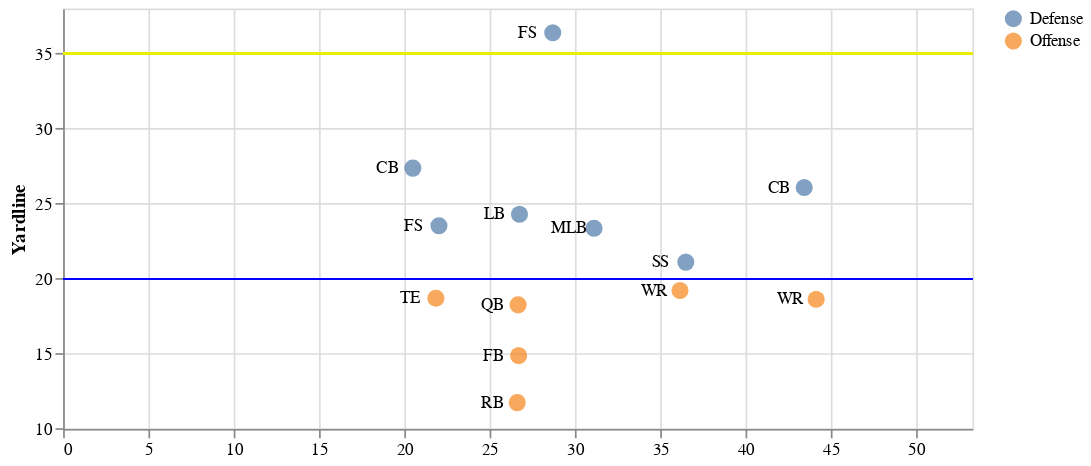

Write notebook code for a chart like this one.
### Code cell
from play_vis import create_starting_chart, create_full_chart

game_id = positions['gameId'].iloc[0]
play_id = positions['playId'].iloc[0]

# Below is an example of how to create the starting chart.
create_starting_chart(positions, game_id, play_id)

### Figure 1 — Vega-Lite specification as saved in the notebook (floating-point values rounded to 4 significant figures)
{"usermeta": {"embedOptions": {"theme": "fivethirtyeight"}}, "config": {"view": {"continuousWidth": 400, "continuousHeight": 300}}, "layer": [{"mark": {"type": "circle", "dx": 5, "dy": 5, "size": 100}, "encoding": {"color": {"field": "off", "title": null, "type": "nominal"}, "x": {"field": "y_dir", "scale": {"domain": [0, 53.3]}, "type": "quantitative"}, "y": {"field": "x_dir", "type": "quantitative"}}}, {"mark": {"type": "text", "dx": -15, "fontSize": 10}, "encoding": {"text": {"field": "position", "type": "nominal"}, "x": {"field": "y_dir", "scale": {"domain": [0, 53.3]}, "title": null, "type": "quantitative"}, "y": {"field": "x_dir", "scale": {"zero": false}, "title": "Yardline", "type": "quantitative"}}}, {"mark": {"type": "rule", "color": "blue"}, "encoding": {"y": {"field": "yardline_dir", "type": "quantitative"}}}, {"mark": {"type": "rule", "color": "#ECEC01"}, "encoding": {"y": {"field": "yardline_first_dir", "type": "quantitative"}}}], "data": {"name": "data-2063b21684a3a9b38b22adbdfe81b23a"}, "height": 246.4, "width": 533.0, "$schema": "https://vega.github.io/schema/vega-lite/v4.17.0.json", "datasets": {"data-2063b21684a3a9b38b22adbdfe81b23a": [{"nflId": 310.0, "x_100": 81.74, "y": 26.67, "position": "QB", "yardline_100": 80.0, "yardline_first": 65.0, "off": "Offense", "x_dir": 18.26, "yardline_dir": 20.0, "yardline_first_dir": 35.0, "y_dir": 26.67}, {"nflId": 79850.0, "x_100": 78.89, "y": 36.5, "position": "SS", "yardline_100": 80.0, "yardline_first": 65.0, "off": "Defense", "x_dir": 21.11, "yardline_dir": 20.0, "yardline_first_dir": 35.0, "y_dir": 36.5}, {"nflId": 2495000.0, "x_100": 81.36, "y": 44.14, "position": "WR", "yardline_100": 80.0, "yardline_first": 65.0, "off": "Offense", "x_dir": 18.64, "yardline_dir": 20.0, "yardline_first_dir": 35.0, "y_dir": 44.14}, {"nflId": 2496000.0, "x_100": 76.47, "y": 22.03, "position": "FS", "yardline_100": 80.0, "yardline_first": 65.0, "off": "Defense", "x_dir": 23.53, "yardline_dir": 20.0, "yardline_first_dir": 35.0, "y_dir": 22.03}, {"nflId": 2533000.0, "x_100": 80.78, "y": 36.16, "position": "WR", "yardline_100": 80.0, "yardline_first": 65.0, "off": "Offense", "x_dir": 19.22, "yardline_dir": 20.0, "yardline_first_dir": 35.0, "y_dir": 36.16}, {"nflId": 2535000.0, "x_100": 63.61, "y": 28.7, "position": "FS", "yardline_100": 80.0, "yardline_first": 65.0, "off": "Defense", "x_dir": 36.39, "yardline_dir": 20.0, "yardline_first_dir": 35.0, "y_dir": 28.7}, {"nflId": 2544000.0, "x_100": 88.25, "y": 26.62, "position": "RB", "yardline_100": 80.0, "yardline_first": 65.0, "off": "Offense", "x_dir": 11.75, "yardline_dir": 20.0, "yardline_first_dir": 35.0, "y_dir": 26.62}, {"nflId": 2552000.0, "x_100": 76.63, "y": 31.12, "position": "MLB", "yardline_100": 80.0, "yardline_first": 65.0, "off": "Defense", "x_dir": 23.37, "yardline_dir": 20.0, "yardline_first_dir": 35.0, "y_dir": 31.12}, {"nflId": 2553000.0, "x_100": 72.63, "y": 20.5, "position": "CB", "yardline_100": 80.0, "yardline_first": 65.0, "off": "Defense", "x_dir": 27.37, "yardline_dir": 20.0, "yardline_first_dir": 35.0, "y_dir": 20.5}, {"nflId": 2555000.0, "x_100": 73.92, "y": 43.44, "position": "CB", "yardline_100": 80.0, "yardline_first": 65.0, "off": "Defense", "x_dir": 26.08, "yardline_dir": 20.0, "yardline_first_dir": 35.0, "y_dir": 43.44}, {"nflId": 2555000.0, "x_100": 81.3, "y": 21.85, "position": "TE", "yardline_100": 80.0, "yardline_first": 65.0, "off": "Offense", "x_dir": 18.7, "yardline_dir": 20.0, "yardline_first_dir": 35.0, "y_dir": 21.85}, {"nflId": 2558000.0, "x_100": 75.7, "y": 26.75, "position": "LB", "yardline_100": 80.0, "yardline_first": 65.0, "off": "Defense", "x_dir": 24.3, "yardline_dir": 20.0, "yardline_first_dir": 35.0, "y_dir": 26.75}, {"nflId": 2559000.0, "x_100": 85.12, "y": 26.7, "position": "FB", "yardline_100": 80.0, "yardline_first": 65.0, "off": "Offense", "x_dir": 14.88, "yardline_dir": 20.0, "yardline_first_dir": 35.0, "y_dir": 26.7}]}}
